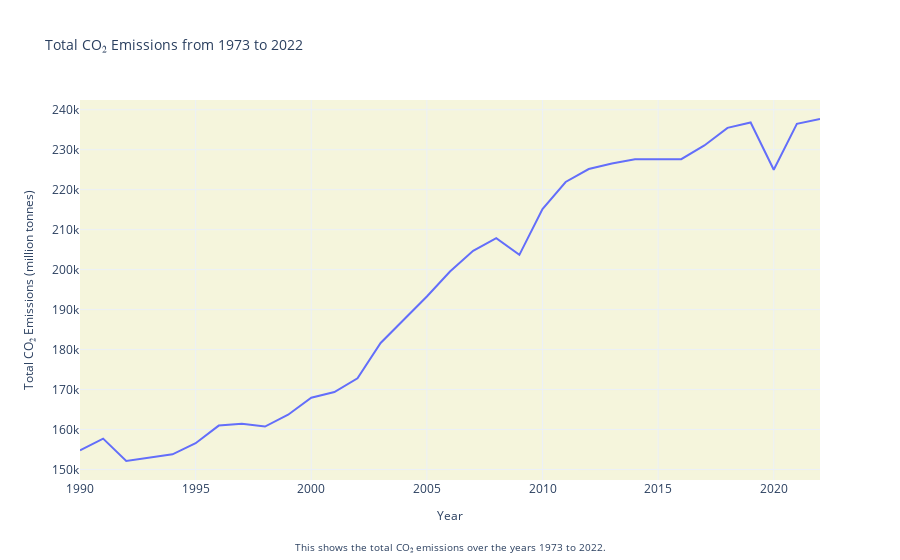

The notebook cell this image was saved under:
### Markdown cell above
## CO2-trend (1990-2022)

### Code cell
%run co2_chart.ipynb

### Figure 1 — Plotly figure (JSON) as saved in the notebook; plotly's stock layout.template omitted (floating-point values rounded to 4 significant figures)
{"data": [{"hovertemplate": "Year=%{x}<br>Total CO₂ Emissions (million tonnes)=%{y}<extra></extra>", "legendgroup": "", "line": {"color": "#636efa", "dash": "solid"}, "marker": {"symbol": "circle"}, "mode": "lines", "name": "", "orientation": "v", "showlegend": false, "type": "scatter", "x": [1990, 1991, 1992, 1993, 1994, 1995, 1996, 1997, 1998, 1999, 2000, 2001, 2002, 2003, 2004, 2005, 2006, 2007, 2008, 2009, 2010, 2011, 2012, 2013, 2014, 2015, 2016, 2017, 2018, 2019, 2020, 2021, 2022], "xaxis": "x", "y": [154800.0, 157700.0, 152100.0, 153100.0, 153800.0, 156600.0, 161000.0, 161400.0, 160700.0, 163700.0, 168000.0, 169400.0, 172800.0, 181600.0, 187500.0, 193300.0, 199500.0, 204700.0, 207900.0, 203700.0, 215200.0, 221900.0, 225200.0, 226600.0, 227600.0, 227600.0, 227600.0, 231100.0, 235500.0, 236800.0, 225000.0, 236500.0, 237700.0], "yaxis": "y"}], "layout": {"annotations": [{"font": {"size": 10}, "showarrow": false, "text": "This shows the total CO₂ emissions over the years 1973 to 2022.", "x": 0.5, "xanchor": "center", "xref": "paper", "y": -0.2, "yref": "paper"}], "legend": {"tracegroupgap": 0}, "plot_bgcolor": "#f5f5dc", "title": {"font": {"size": 14}, "text": "Total CO₂ Emissions from 1973 to 2022"}, "xaxis": {"anchor": "y", "domain": [0, 1], "title": {"font": {"size": 12}, "text": "Year"}}, "yaxis": {"anchor": "x", "domain": [0, 1], "title": {"font": {"size": 12}, "text": "Total CO₂ Emissions (million tonnes)"}}}}
